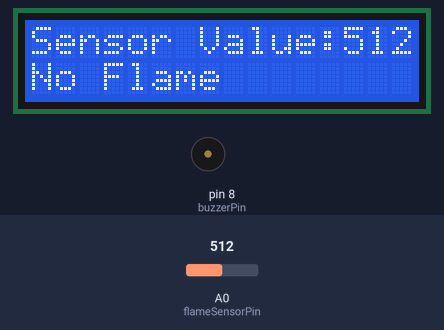
Bench run of a sketch on a simulated Arduino Uno, built with avr-gcc and run on an emulated ATmega328P. Parts: 16×2 character LCD, buzzer (waves = sounding, pin HIGH). The test bench sets the inputs (shaded band); at power-on: A0 (flameSensorPin) = 512. What the sketch prints to the serial monitor is not drawn.

Above: at 3.2 s.
3.3 s: A0 (flameSensorPin) set to 484
At 4.6 s:
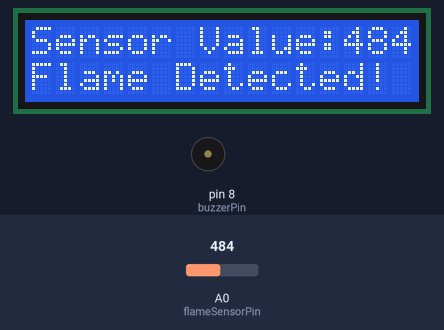
6.4 s: A0 (flameSensorPin) set to 510
At 7.5 s:
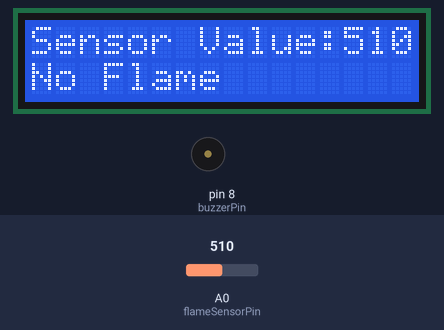
8.6 s: A0 (flameSensorPin) set to 490
At 8.84 s:
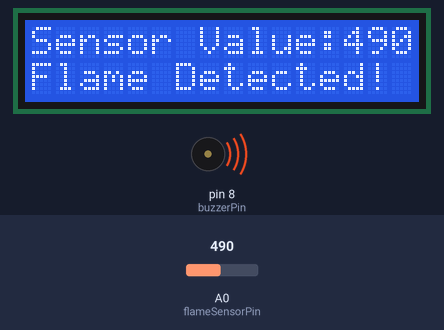
Timing chart, 0 to 16.4 s (numbered marks = the images above; inputs shaded):
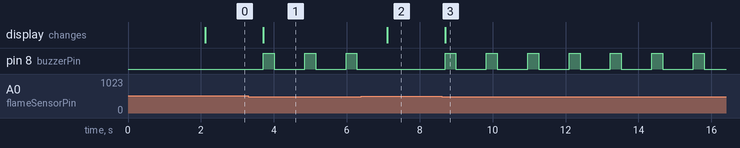

Measured:
- the behaviour switches between 500 and 499 on A0 (flameSensorPin) (found by bisection; images 0 and 1)
- after the input at 3.3 s, pin 8 (buzzerPin): alternates HIGH for 0.30 s and LOW for 0.83 s, starting after 0.41 s; the display: changes after 0.41 s (image 1)
- after the input at 6.4 s, pin 8 (buzzerPin): stops changing and stays LOW; the display: changes after 0.71 s (image 2)
- after the input at 8.6 s, pin 8 (buzzerPin): alternates HIGH for 0.30 s and LOW for 0.83 s, starting after 0.10 s; the display: changes after 0.10 s (image 3)

The sketch:

FlameSensor_LCD_Trainer.ino
```cpp
#include <Wire.h>
#include <LiquidCrystal_I2C.h>

// Create an instance of the class
LiquidCrystal_I2C lcd(0x27, 16, 2);

#define flameSensorPin A0  // Flame sensor pin
#define buzzerPin 8        // buzzer pin

// Threshold for flame detection
const int flameThreshold = 500;  // Lower value means more sensitive

void setup() {
  // Initialize serial monitor
  Serial.begin(115200);
  pinMode(buzzerPin, OUTPUT);

  // Initialize LCD
  lcd.init();
  lcd.backlight();
  lcd.clear();

  // Display Startup message
  lcd.setCursor(0, 0);
  lcd.print("Flame Detection");
  lcd.setCursor(0, 1);
  lcd.print("Initializing...");
  delay(2000);
}

void loop() {
  // Read flame sensor value
  int flameValue = analogRead(flameSensorPin);

  // Display sensor value on serial monitor
  Serial.print("Flame Sensor Value: ");
  Serial.println(flameValue);

  // Clear LCD and display status
  lcd.clear();
  lcd.setCursor(0, 0);
  lcd.print("Sensor Value:");
  lcd.print(flameValue);

  lcd.setCursor(0, 1);
  if (flameValue < flameThreshold) {
    lcd.print("Flame Detected!");
    warningBeep();
  }

  else {
    lcd.print("No Flame");
  }
  delay(500);  // Short delay between readings
}  // end main loop

void warningBeep(void) {
  digitalWrite(buzzerPin, HIGH);
  delay(300);
  digitalWrite(buzzerPin, LOW);
  delay(300);
}  // end function
```
